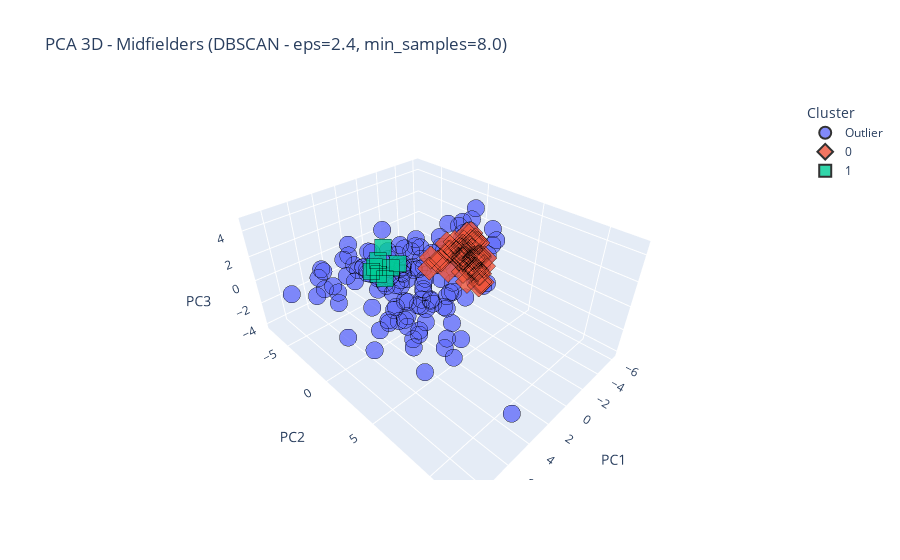

Here is the notebook cell this chart was saved with:
### Code cell
## Visualize clusters and noises (PCA)

# PCA with 3 components
pca = PCA(n_components=3)
X_pca = pca.fit_transform(X)

# Create DataFrame to facilitate use with Plotly
df_plot = pd.DataFrame(X_pca, columns=['PC1', 'PC2', 'PC3'])
df_plot['Cluster'] = best_labels.astype(str)  # To allow -1 (outliers)

# Change cluster name -1 to 'Outlier'
df_plot['Cluster'] = df_plot['Cluster'].replace({'-1': 'Outlier'})

# Interactive 3D plot
fig = px.scatter_3d(
    df_plot,
    x='PC1',
    y='PC2',
    z='PC3',
    color='Cluster',
    symbol='Cluster',
    opacity=0.8,
    title=f"PCA 3D - Midfielders (DBSCAN - eps={round(best_eps, 2)}, min_samples={best_min_sample})"
)

fig.update_traces(marker=dict(size=6, line=dict(width=0.5, color='black')))
fig.update_layout(legend=dict(itemsizing='constant'))

fig.show()

### Figure 1 — Plotly figure (JSON) as saved in the notebook; plotly's stock layout.template omitted (floating-point values rounded to 4 significant figures; data arrays with more than 128 entries replaced by an {"elided": "..."} marker saying what was removed)
{"data": [{"hovertemplate": "Cluster=Outlier<br>PC1=%{x}<br>PC2=%{y}<br>PC3=%{z}<extra></extra>", "legendgroup": "Outlier", "marker": {"color": "#636efa", "line": {"color": "black", "width": 0.5}, "opacity": 0.8, "size": 6, "symbol": "circle"}, "mode": "markers", "name": "Outlier", "scene": "scene", "showlegend": true, "type": "scatter3d", "x": {"elided": "131 float values"}, "y": {"elided": "131 float values"}, "z": {"elided": "131 float values"}}, {"hovertemplate": "Cluster=0<br>PC1=%{x}<br>PC2=%{y}<br>PC3=%{z}<extra></extra>", "legendgroup": "0", "marker": {"color": "#EF553B", "line": {"color": "black", "width": 0.5}, "opacity": 0.8, "size": 6, "symbol": "diamond"}, "mode": "markers", "name": "0", "scene": "scene", "showlegend": true, "type": "scatter3d", "x": [-3.798, -2.603, -3.513, -3.215, -4.669, -5.761, -3.877, -4.005, -2.125, -2.961, -4.793, -3.346, -3.938, -3.374, -3.676, -4.347, -5.753, -3.815, -5.001, -2.563, -5.428, -1.233, -2.651, -2.817, -2.062, -4.381, -4.916, -4.242, -3.342, -3.268, -2.556, -4.369, -3.23, -3.873, -2.23, -1.197, -4.944, -3.732, -4.273, -4.298, -2.984, -3.897, -3.162, -4.386, -1.659, -3.483, -3.619, -2.83, -4.594, -5.784, -4.686, -2.118, -5.163, -3.215, -2.947, -3.55], "y": [1.428, 1.171, 0.6086, 2.769, 0.2632, -1.262, 1.086, -0.1462, -2.023, -0.05046, 0.1207, 2.27, 0.02515, 2.326, 0.9164, 1.166, -0.2952, 1.753, 0.5921, 0.2941, -0.8001, 2.376, -0.6068, -0.3982, 0.1313, 0.3253, 0.2466, -0.3927, 0.4102, 0.2393, 1.197, -1.158, 1.525, 0.5526, -0.8039, -0.1687, -0.1387, 0.7036, 0.8905, 1.015, 0.3995, 2.165, 2.714, 1.129, -1.37, 0.6768, 1.941, 1.725, -0.6579, -0.371, -0.8156, 0.07659, 0.1729, 0.7233, 2.554, 1.984], "z": [-0.7814, 1.959, 0.7805, 0.9976, -1.53, -1.811, -0.2229, -0.6205, -1.593, 0.5321, -0.0646, -0.6451, -0.2581, -1.393, 0.9918, -1.284, 0.09522, 0.5498, 0.6848, 1.623, -1.068, 0.5349, 1.115, 0.4119, 0.9192, 1.012, -0.7938, -0.5318, -0.2362, 0.7059, 0.5909, -0.6123, 1.847, -2.488, -0.2946, 0.294, 1.297, -1.084, -0.3132, -0.1481, -0.01776, -0.2759, -1.134, -0.09762, -0.07339, 2.111, 0.5666, 0.109, 0.1006, 0.3058, -0.3818, -0.8339, -2.272, -0.07068, -1.417, -0.9171]}, {"hovertemplate": "Cluster=1<br>PC1=%{x}<br>PC2=%{y}<br>PC3=%{z}<extra></extra>", "legendgroup": "1", "marker": {"color": "#00cc96", "line": {"color": "black", "width": 0.5}, "opacity": 0.8, "size": 6, "symbol": "square"}, "mode": "markers", "name": "1", "scene": "scene", "showlegend": true, "type": "scatter3d", "x": [0.6981, 0.9233, 1.138, 1.545, 2.242, 2.828, 1.477, 2.684], "y": [-2.57, -3.971, -2.897, -3.936, -3.485, -3.09, -3.286, -2.471], "z": [-0.121, 0.8495, -0.4074, -0.05459, -0.1397, -0.07789, -1.446, -0.1112]}], "layout": {"legend": {"itemsizing": "constant", "title": {"text": "Cluster"}, "tracegroupgap": 0}, "scene": {"domain": {"x": [0, 1], "y": [0, 1]}, "xaxis": {"title": {"text": "PC1"}}, "yaxis": {"title": {"text": "PC2"}}, "zaxis": {"title": {"text": "PC3"}}}, "title": {"text": "PCA 3D - Midfielders (DBSCAN - eps=2.4, min_samples=8.0)"}}}
